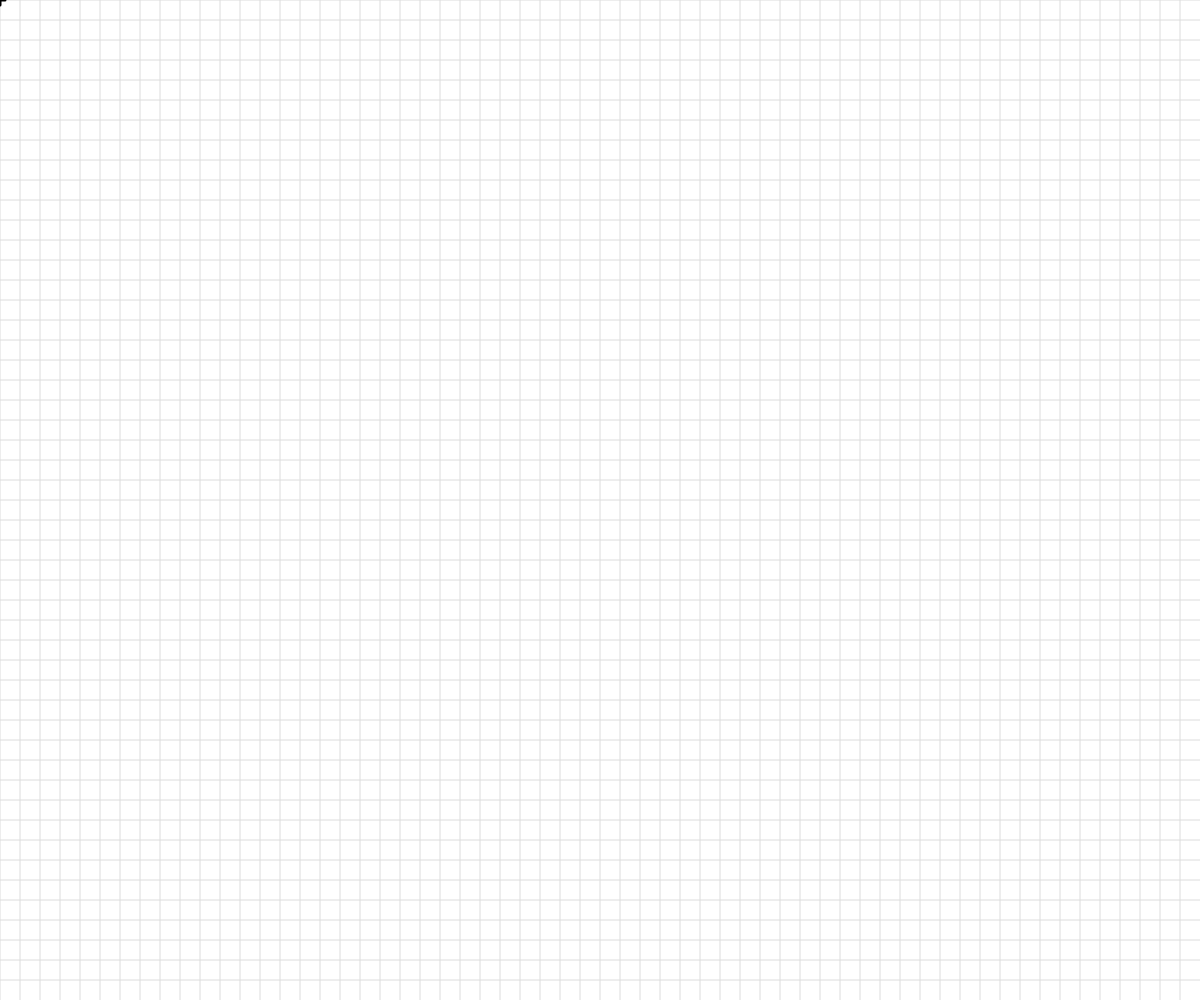
Frame 1 (no input)
Frame 60 (no input): identical to frame 1, image omitted
Frame 120 (the mouse pressed at the canvas centre since frame 60): identical to frame 1, image omitted

The p5.js sketch that drew this single still picture (run headless with seeded random() and noise() and a simulated clock; from frame 60 on, the mouse is pressed at the canvas centre):

// p5.js sketch
// ── sketch.js
// Basic Transformations Sandbox


let originalSpacing = 20;


function setup() {
  createCanvas(windowWidth, windowHeight);
}

function draw() {
  background(255);
  drawBasicGrid(220);
  

  //transformation one: TRANSLATION
  // push();
  // translate(100,50);
  // drawBasicGrid(150);
  // rectangleRed(0,0);
  // pop();//discards the current coordinate system
 
  // rectangleBlue(-100,-50);
  // //add push()  pop()




  //transformation two: SCALE
  // scale -> 
  // rectangleRed(40,0);
  // push();
  // let scaleAmount = mouseX;
  // scaleAmount = map(scaleAmount, 0, width, 0, 20);

  // translate(40, 40);
  // // move origin to rectangle loaction
  // scale(scaleAmount);
  // rectangleRed(0,0);



  //transformation three: ROTATION
  //reminder: rotations are measured in radians, not degrees! Functions can help with the conversion...
  // angleMode(DEGREES);
  
  // push();
  // translate(200,200);
  // rotate(frameCount);
  // //drawBasicGrid(150)
  // face(0,0);


  // pop();


  // //Combinations of Transformations
  // push();
  // scale(4);
  // translate(100,40);
  // rotate(frameCount + 180);
  // face(0,0);
  // pop();

  

}


function face(x, y) {
  //draw a face at x,y
  push();
  translate(x,y);
  ellipseMode(CENTER);
  fill(255,100,0);
  stroke(0);
  ellipse(0,0,80,80);
  fill(90, 140, 30, 220);
  triangle(-20, 20, 20, 20, 0, 30);
  fill(0);
  ellipse(-25,0,10,10);
  ellipse(25,0,10,10);
  strokeWeight(5);
  line(-30,-10,30,-10);
  strokeWeight(1);
  pop();

}

function rectangleRed(x, y) {
  //draw a red rectangle at x,y (sized 50 pixels square) - to visualize what happens to the coordinate system
  //when different basic transformations are applied.
  noStroke();
  fill(255, 0, 0, 150);
  rect(x, y, 50, 50);

}

function rectangleBlue(x, y) {
  //draw a red rectangle at x,y (sized 50 pixels square) - to visualize what happens to the coordinate system
  //when different basic transformations are applied.
  noStroke();
  fill(0, 0, 255, 150);
  rect(x, y, 50, 50);

}

function drawBasicGrid(shade) {
  //draw the normal cartesian Coordinate Grid, in a light color. Spaced at 20 px by default
  stroke(shade);
  for (let x = 0; x < width; x += 20) {
    line(x, 0, x, height);
  }
  for (let y = 0; y < height; y += 20) {
    line(0, y, width, y);
  }

  //Draw "X" at the origin
  strokeWeight(3);
  stroke(0);
  line(-5,0,5,0);
  line(0,5,0,-5);
  strokeWeight(1);
}
